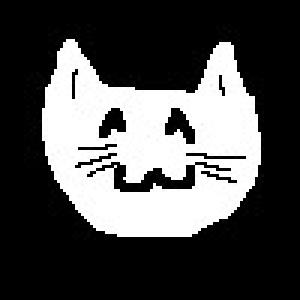
#> input picture Woche_6/cat2.jpg, 100 x 100 px, found by its file name (shown 3 times larger)
$ python Blatt3_Aufgabe3_Musterloesung.py
#> lines starting #> are read from the running program, lines starting #| are printed output that depends on the picture; after the words box and inside, x2 and y2 are one past the last pixel; in counts of white or black regions, pixels touching at a corner belong together
import matplotlib.pyplot as plt
import numpy as np
import cv2 as cv

def main():
    img = plt.imread('Woche_6/cat2.jpg')
#> img is the input picture: shape (100, 100, 3); min 0, max 255, mean 78.3
    # convert to grayscale if necessary
    if img.ndim == 3:
        img = cv.cvtColor(img, cv.COLOR_BGR2GRAY)
#> img: shape (100, 100)
    # if values of pixels are 0-1, convert to 0-255
    if img.max() <= 1:
        img = np.mat(img) * 255
    img = img.astype('uint8')

    # apply binary filter
    binary = np.where(img > 127, 1, 0).astype('uint8')
#> binary: shape (100, 100); values 0 (black) and 1 (white), 30.7% white; 1 white region, box (x1, y1, x2, y2) and area: (14, 13, 87, 79) 3073

    matrix_shape = (3,3)
    iterations = 1
    # erode the picture
    eroded = cv.erode(binary, np.ones(matrix_shape, np.uint8), iterations=iterations)
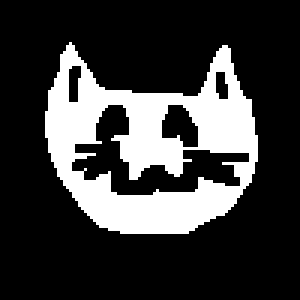
#> eroded: shape (100, 100) (shown 3 times larger); values 0 (black) and 1 (white), 23.2% white; 1 white region, box (x1, y1, x2, y2) and area: (15, 14, 86, 78) 2320
    # dilate the picture
    dilated = cv.dilate(binary, np.ones(matrix_shape, np.uint8), iterations=iterations)
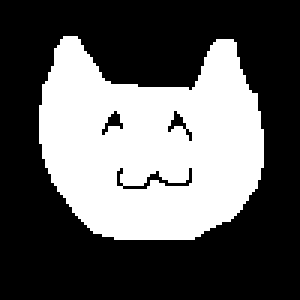
#> dilated: shape (100, 100) (shown 3 times larger); values 0 (black) and 1 (white), 36.8% white; 1 white region, box (x1, y1, x2, y2) and area: (13, 12, 88, 80) 3678
    # opening is achieved by dilating the eroded picture
    opening = cv.dilate(eroded, np.ones(matrix_shape, np.uint8), iterations=iterations)
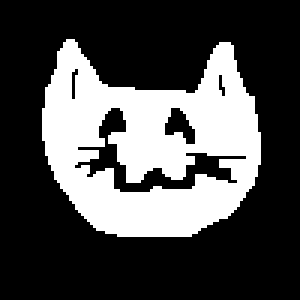
#> opening: shape (100, 100) (shown 3 times larger); values 0 (black) and 1 (white), 30% white; 1 white region, box (x1, y1, x2, y2) and area: (14, 13, 87, 79) 2996
    # can be done by using cv method
    # opening_real = cv.morphologyEx(binary, cv.MORPH_OPEN, np.ones(matrix_shape, np.uint8), iterations=iterations)
    # closing is achieved by eroding the dilated picture
    closing = cv.erode(dilated, np.ones(matrix_shape, np.uint8), iterations=iterations)
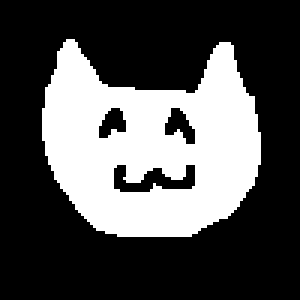
#> closing: shape (100, 100) (shown 3 times larger); values 0 (black) and 1 (white), 31.9% white; 1 white region, box (x1, y1, x2, y2) and area: (14, 13, 87, 79) 3188
    # can be done by using cv method
    # closing_real = cv.morphologyEx(binary, cv.MORPH_CLOSE, np.ones(matrix_shape, np.uint8), iterations=iterations)

    plt.subplot(2, 3, 1)
    plt.imshow(img, cmap="gray")
    plt.title("Original")
    plt.subplot(2, 3, 2)
    plt.imshow(binary, cmap="gray")
    plt.title("Binary")
    plt.subplot(2, 3, 3)
    plt.imshow(eroded, cmap="gray")
    plt.title("Eroded")
    plt.subplot(2, 3, 4)
    plt.imshow(dilated, cmap="gray")
    plt.title("Dilated")
    plt.subplot(2, 3, 5)
    plt.imshow(opening, cmap="gray")
    plt.title("Opening")
    plt.subplot(2, 3, 6)
    plt.imshow(closing, cmap="gray")
    plt.title("Closing")
    plt.show()


if __name__ == "__main__":
    main()

$ run again, with Woche_6/skeleton.png saved as Woche_6/cat2.jpg
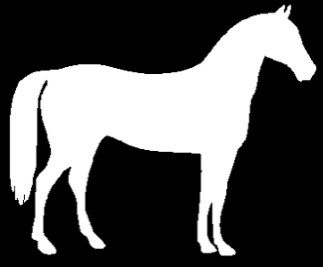
#> input picture Woche_6/skeleton.png, 323 x 267 px, found by its file name
#> in main, img is the input picture: shape (267, 323, 3); min 0, max 255, mean 88.1
#> img: shape (267, 323)
#> in main, `binary = np.where(img > 127, 1, 0).astype('uint8')`:
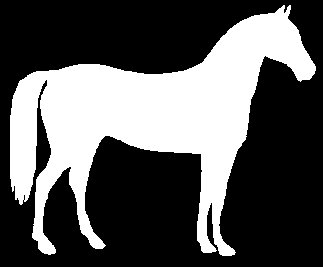
#> binary: shape (267, 323); values 0 (black) and 1 (white), 34.5% white; 1 white region, box (x1, y1, x2, y2) and area: (10, 5, 316, 256) 29787
#> eroded: shape (267, 323); values 0 (black) and 1 (white), 32% white; 1 white region, box (x1, y1, x2, y2) and area: (11, 7, 315, 255) 27613
#> dilated: shape (267, 323); values 0 (black) and 1 (white), 37% white; 1 white region, box (x1, y1, x2, y2) and area: (9, 4, 317, 257) 31944
#> opening: shape (267, 323); values 0 (black) and 1 (white), 34.5% white; 1 white region, box (x1, y1, x2, y2) and area: (10, 6, 316, 256) 29757
#> in main, `closing = cv.erode(dilated, np.ones(matrix_shape, np.uint8), iteration..`:
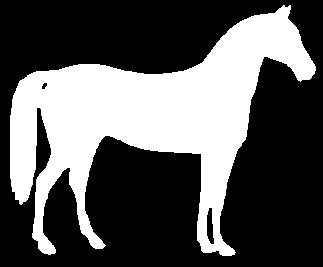
#> closing: shape (267, 323); values 0 (black) and 1 (white), 34.7% white; 1 white region, box (x1, y1, x2, y2) and area: (10, 5, 316, 256) 29900
